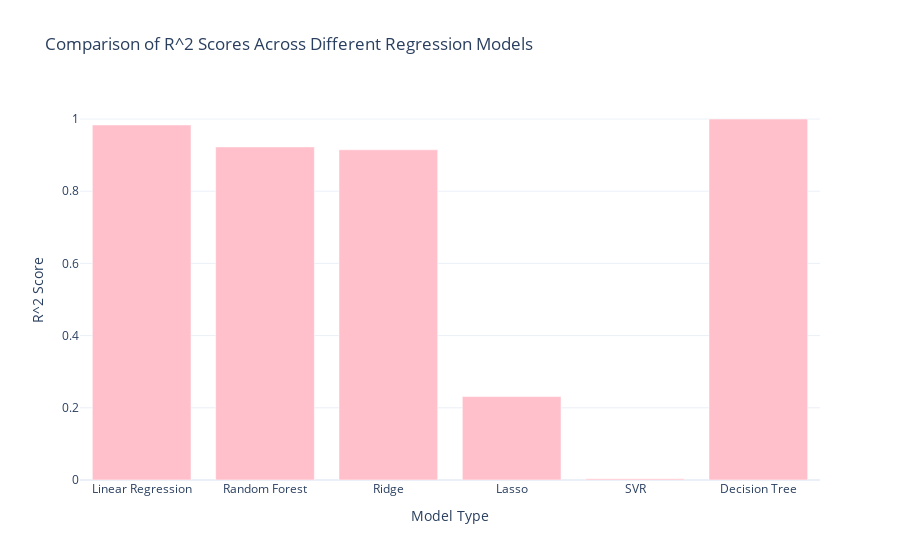

Notebook code for this chart:
### Code cell
fig = go.Figure([go.Bar(x=list(r2_scores.keys()), y=list(r2_scores.values()), marker_color='pink')])

fig.update_layout(
    title='Comparison of R^2 Scores Across Different Regression Models',
    xaxis_title='Model Type',
    yaxis_title='R^2 Score',
    template='plotly_white'  # Change template as needed
)

fig.show()

### Figure 1 — Plotly figure (JSON) as saved in the notebook; plotly's stock layout.template omitted (floating-point values rounded to 4 significant figures)
{"data": [{"marker": {"color": "pink"}, "type": "bar", "x": ["Linear Regression", "Random Forest", "Ridge", "Lasso", "SVR", "Decision Tree"], "y": [0.9836, 0.9227, 0.9148, 0.2311, 0.003719, 1]}], "layout": {"title": {"text": "Comparison of R^2 Scores Across Different Regression Models"}, "xaxis": {"title": {"text": "Model Type"}}, "yaxis": {"title": {"text": "R^2 Score"}}}}
